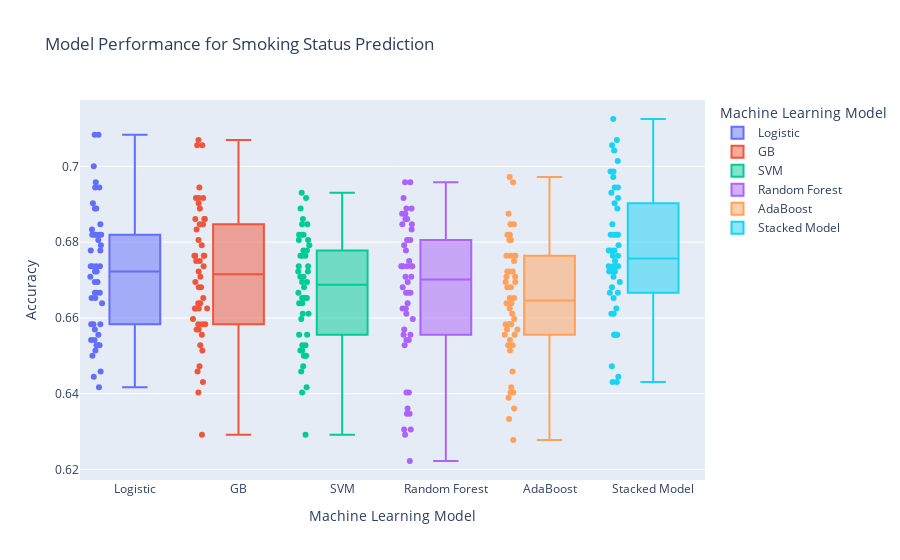

Source (notebook cell):
### Code cell
smk_classmod_with_stacking = pd.DataFrame(np.transpose(smk_results_with_stacking), columns = smk_best_models+["Stacked Model"])
smk_classmod_with_stacking = pd.melt(smk_classmod_with_stacking.reset_index(), id_vars='index', value_vars=smk_best_models+["Stacked Model"])

smk_with_stacking_fig = px.box(smk_classmod_with_stacking, x="variable", y="value",color="variable",points='all',
labels={"variable": "Machine Learning Model",
        "value": "Accuracy"
        },title="Model Performance for Smoking Status Prediction")
smk_with_stacking_fig.show()

### Figure 1 — Plotly figure (JSON) as saved in the notebook; plotly's stock layout.template omitted (floating-point values rounded to 4 significant figures)
{"data": [{"alignmentgroup": "True", "boxpoints": "all", "hovertemplate": "Machine Learning Model=%{x}<br>Accuracy=%{y}<extra></extra>", "legendgroup": "Logistic", "marker": {"color": "#636efa"}, "name": "Logistic", "notched": false, "offsetgroup": "Logistic", "orientation": "v", "showlegend": true, "type": "box", "x": ["Logistic", "Logistic", "Logistic", "Logistic", "Logistic", "Logistic", "Logistic", "Logistic", "Logistic", "Logistic", "Logistic", "Logistic", "Logistic", "Logistic", "Logistic", "Logistic", "Logistic", "Logistic", "Logistic", "Logistic", "Logistic", "Logistic", "Logistic", "Logistic", "Logistic", "Logistic", "Logistic", "Logistic", "Logistic", "Logistic", "Logistic", "Logistic", "Logistic", "Logistic", "Logistic", "Logistic", "Logistic", "Logistic", "Logistic", "Logistic", "Logistic", "Logistic", "Logistic", "Logistic", "Logistic", "Logistic", "Logistic", "Logistic", "Logistic", "Logistic"], "x0": " ", "xaxis": "x", "y": [0.6944, 0.6736, 0.6778, 0.6889, 0.6542, 0.6528, 0.6694, 0.6417, 0.6736, 0.6944, 0.6444, 0.6819, 0.6847, 0.6569, 0.6583, 0.6556, 0.6458, 0.7, 0.7083, 0.6708, 0.6778, 0.6542, 0.7083, 0.6514, 0.6819, 0.6958, 0.6667, 0.6667, 0.6639, 0.6528, 0.6819, 0.6819, 0.6833, 0.6722, 0.6792, 0.6722, 0.6583, 0.6528, 0.6583, 0.6889, 0.6736, 0.65, 0.6694, 0.6667, 0.6653, 0.6903, 0.6736, 0.6806, 0.6819, 0.6653], "y0": " ", "yaxis": "y"}, {"alignmentgroup": "True", "boxpoints": "all", "hovertemplate": "Machine Learning Model=%{x}<br>Accuracy=%{y}<extra></extra>", "legendgroup": "GB", "marker": {"color": "#EF553B"}, "name": "GB", "notched": false, "offsetgroup": "GB", "orientation": "v", "showlegend": true, "type": "box", "x": ["GB", "GB", "GB", "GB", "GB", "GB", "GB", "GB", "GB", "GB", "GB", "GB", "GB", "GB", "GB", "GB", "GB", "GB", "GB", "GB", "GB", "GB", "GB", "GB", "GB", "GB", "GB", "GB", "GB", "GB", "GB", "GB", "GB", "GB", "GB", "GB", "GB", "GB", "GB", "GB", "GB", "GB", "GB", "GB", "GB", "GB", "GB", "GB", "GB", "GB"], "x0": " ", "xaxis": "x", "y": [0.6917, 0.6722, 0.6861, 0.7069, 0.6528, 0.6583, 0.6625, 0.6472, 0.6639, 0.6861, 0.6583, 0.675, 0.6889, 0.6764, 0.6458, 0.6403, 0.6694, 0.6903, 0.7056, 0.6625, 0.6917, 0.6681, 0.6861, 0.6292, 0.6736, 0.6764, 0.6556, 0.6653, 0.6625, 0.6847, 0.675, 0.6806, 0.6764, 0.6569, 0.6917, 0.6944, 0.6639, 0.6431, 0.6514, 0.7056, 0.6569, 0.6625, 0.6792, 0.6681, 0.6583, 0.6833, 0.6708, 0.6597, 0.6847, 0.6764], "y0": " ", "yaxis": "y"}, {"alignmentgroup": "True", "boxpoints": "all", "hovertemplate": "Machine Learning Model=%{x}<br>Accuracy=%{y}<extra></extra>", "legendgroup": "SVM", "marker": {"color": "#00cc96"}, "name": "SVM", "notched": false, "offsetgroup": "SVM", "orientation": "v", "showlegend": true, "type": "box", "x": ["SVM", "SVM", "SVM", "SVM", "SVM", "SVM", "SVM", "SVM", "SVM", "SVM", "SVM", "SVM", "SVM", "SVM", "SVM", "SVM", "SVM", "SVM", "SVM", "SVM", "SVM", "SVM", "SVM", "SVM", "SVM", "SVM", "SVM", "SVM", "SVM", "SVM", "SVM", "SVM", "SVM", "SVM", "SVM", "SVM", "SVM", "SVM", "SVM", "SVM", "SVM", "SVM", "SVM", "SVM", "SVM", "SVM", "SVM", "SVM", "SVM", "SVM"], "x0": " ", "xaxis": "x", "y": [0.6764, 0.6847, 0.6806, 0.6736, 0.6514, 0.6458, 0.6778, 0.65, 0.6639, 0.6861, 0.6528, 0.6653, 0.6722, 0.6694, 0.6653, 0.6597, 0.6417, 0.6847, 0.6931, 0.6556, 0.6764, 0.6708, 0.6889, 0.6292, 0.6819, 0.6917, 0.6514, 0.6639, 0.6528, 0.6708, 0.6694, 0.6819, 0.6667, 0.65, 0.6764, 0.6792, 0.65, 0.6403, 0.6653, 0.6819, 0.6611, 0.6611, 0.6653, 0.6556, 0.6736, 0.6806, 0.6681, 0.6472, 0.6722, 0.6778], "y0": " ", "yaxis": "y"}, {"alignmentgroup": "True", "boxpoints": "all", "hovertemplate": "Machine Learning Model=%{x}<br>Accuracy=%{y}<extra></extra>", "legendgroup": "Random Forest", "marker": {"color": "#ab63fa"}, "name": "Random Forest", "notched": false, "offsetgroup": "Random Forest", "orientation": "v", "showlegend": true, "type": "box", "x": ["Random Forest", "Random Forest", "Random Forest", "Random Forest", "Random Forest", "Random Forest", "Random Forest", "Random Forest", "Random Forest", "Random Forest", "Random Forest", "Random Forest", "Random Forest", "Random Forest", "Random Forest", "Random Forest", "Random Forest", "Random Forest", "Random Forest", "Random Forest", "Random Forest", "Random Forest", "Random Forest", "Random Forest", "Random Forest", "Random Forest", "Random Forest", "Random Forest", "Random Forest", "Random Forest", "Random Forest", "Random Forest", "Random Forest", "Random Forest", "Random Forest", "Random Forest", "Random Forest", "Random Forest", "Random Forest", "Random Forest", "Random Forest", "Random Forest", "Random Forest", "Random Forest", "Random Forest", "Random Forest", "Random Forest", "Random Forest", "Random Forest", "Random Forest"], "x0": " ", "xaxis": "x", "y": [0.6889, 0.6556, 0.6639, 0.6917, 0.6611, 0.6736, 0.6528, 0.6222, 0.6792, 0.6833, 0.6403, 0.6667, 0.6778, 0.6403, 0.6361, 0.6306, 0.6625, 0.6861, 0.6847, 0.6736, 0.6958, 0.6597, 0.6736, 0.6347, 0.6569, 0.6875, 0.6625, 0.6861, 0.6306, 0.6708, 0.6736, 0.675, 0.6889, 0.6556, 0.6875, 0.6806, 0.6667, 0.6347, 0.6292, 0.6847, 0.6667, 0.6542, 0.6708, 0.6542, 0.6806, 0.6736, 0.6694, 0.6681, 0.6958, 0.6736], "y0": " ", "yaxis": "y"}, {"alignmentgroup": "True", "boxpoints": "all", "hovertemplate": "Machine Learning Model=%{x}<br>Accuracy=%{y}<extra></extra>", "legendgroup": "AdaBoost", "marker": {"color": "#FFA15A"}, "name": "AdaBoost", "notched": false, "offsetgroup": "AdaBoost", "orientation": "v", "showlegend": true, "type": "box", "x": ["AdaBoost", "AdaBoost", "AdaBoost", "AdaBoost", "AdaBoost", "AdaBoost", "AdaBoost", "AdaBoost", "AdaBoost", "AdaBoost", "AdaBoost", "AdaBoost", "AdaBoost", "AdaBoost", "AdaBoost", "AdaBoost", "AdaBoost", "AdaBoost", "AdaBoost", "AdaBoost", "AdaBoost", "AdaBoost", "AdaBoost", "AdaBoost", "AdaBoost", "AdaBoost", "AdaBoost", "AdaBoost", "AdaBoost", "AdaBoost", "AdaBoost", "AdaBoost", "AdaBoost", "AdaBoost", "AdaBoost", "AdaBoost", "AdaBoost", "AdaBoost", "AdaBoost", "AdaBoost", "AdaBoost", "AdaBoost", "AdaBoost", "AdaBoost", "AdaBoost", "AdaBoost", "AdaBoost", "AdaBoost", "AdaBoost", "AdaBoost"], "x0": " ", "xaxis": "x", "y": [0.6764, 0.6708, 0.6722, 0.6806, 0.6514, 0.6542, 0.6583, 0.6278, 0.6722, 0.6875, 0.6389, 0.6653, 0.6681, 0.6556, 0.6458, 0.6403, 0.6583, 0.6694, 0.6847, 0.6639, 0.6708, 0.6583, 0.6972, 0.6361, 0.6806, 0.6819, 0.6681, 0.6639, 0.6597, 0.6625, 0.6569, 0.6764, 0.6722, 0.6528, 0.675, 0.6819, 0.6403, 0.6333, 0.6556, 0.6958, 0.6528, 0.6694, 0.6653, 0.6583, 0.6417, 0.6764, 0.6569, 0.6764, 0.6847, 0.6611], "y0": " ", "yaxis": "y"}, {"alignmentgroup": "True", "boxpoints": "all", "hovertemplate": "Machine Learning Model=%{x}<br>Accuracy=%{y}<extra></extra>", "legendgroup": "Stacked Model", "marker": {"color": "#19d3f3"}, "name": "Stacked Model", "notched": false, "offsetgroup": "Stacked Model", "orientation": "v", "showlegend": true, "type": "box", "x": ["Stacked Model", "Stacked Model", "Stacked Model", "Stacked Model", "Stacked Model", "Stacked Model", "Stacked Model", "Stacked Model", "Stacked Model", "Stacked Model", "Stacked Model", "Stacked Model", "Stacked Model", "Stacked Model", "Stacked Model", "Stacked Model", "Stacked Model", "Stacked Model", "Stacked Model", "Stacked Model", "Stacked Model", "Stacked Model", "Stacked Model", "Stacked Model", "Stacked Model", "Stacked Model", "Stacked Model", "Stacked Model", "Stacked Model", "Stacked Model", "Stacked Model", "Stacked Model", "Stacked Model", "Stacked Model", "Stacked Model", "Stacked Model", "Stacked Model", "Stacked Model", "Stacked Model", "Stacked Model", "Stacked Model", "Stacked Model", "Stacked Model", "Stacked Model", "Stacked Model", "Stacked Model", "Stacked Model", "Stacked Model", "Stacked Model", "Stacked Model"], "x0": " ", "xaxis": "x", "y": [0.7014, 0.6722, 0.6944, 0.7125, 0.6472, 0.6556, 0.6667, 0.6431, 0.6722, 0.6931, 0.6556, 0.6681, 0.6986, 0.6819, 0.6611, 0.6653, 0.6667, 0.6944, 0.7042, 0.6819, 0.6986, 0.6708, 0.6972, 0.6431, 0.6764, 0.6778, 0.6736, 0.6819, 0.6694, 0.6819, 0.6889, 0.6903, 0.6736, 0.6722, 0.6736, 0.7056, 0.6556, 0.6444, 0.6556, 0.7069, 0.6778, 0.6625, 0.6778, 0.6764, 0.6611, 0.6917, 0.6736, 0.675, 0.6847, 0.6792], "y0": " ", "yaxis": "y"}], "layout": {"boxmode": "overlay", "legend": {"title": {"text": "Machine Learning Model"}, "tracegroupgap": 0}, "title": {"text": "Model Performance for Smoking Status Prediction"}, "xaxis": {"anchor": "y", "categoryarray": ["Logistic", "GB", "SVM", "Random Forest", "AdaBoost", "Stacked Model"], "categoryorder": "array", "domain": [0, 1], "title": {"text": "Machine Learning Model"}}, "yaxis": {"anchor": "x", "domain": [0, 1], "title": {"text": "Accuracy"}}}}
